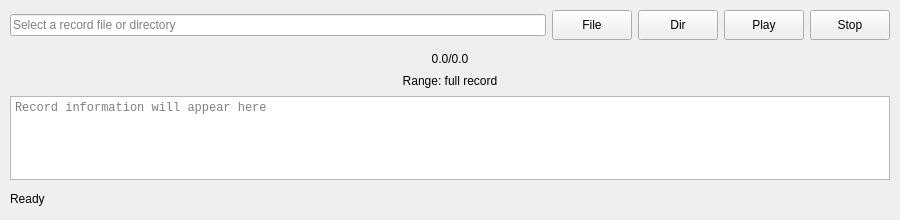
<?xml version="1.0" encoding="UTF-8"?>
<ui version="4.0">
 <class>MainWindow</class>
 <widget class="QMainWindow" name="MainWindow">
  <property name="geometry">
   <rect>
    <x>0</x>
    <y>0</y>
    <width>900</width>
    <height>220</height>
   </rect>
  </property>
  <property name="windowTitle">
   <string>Cyber Recorder GUI Simple</string>
  </property>
  <widget class="QWidget" name="centralwidget">
   <layout class="QVBoxLayout" name="verticalLayout_3">
    <property name="spacing">
     <number>8</number>
    </property>
    <property name="leftMargin">
     <number>10</number>
    </property>
    <property name="topMargin">
     <number>10</number>
    </property>
    <property name="rightMargin">
     <number>10</number>
    </property>
    <property name="bottomMargin">
     <number>10</number>
    </property>
    <item>
     <layout class="QHBoxLayout" name="horizontalLayout">
      <property name="spacing">
       <number>6</number>
      </property>
      <item>
       <widget class="QLineEdit" name="lineEdit">
        <property name="placeholderText">
         <string>Select a record file or directory</string>
        </property>
        <property name="readOnly">
         <bool>false</bool>
        </property>
       </widget>
      </item>
      <item>
       <widget class="QPushButton" name="pushButton">
        <property name="minimumSize">
         <size>
          <width>72</width>
          <height>30</height>
         </size>
        </property>
        <property name="text">
         <string>File</string>
        </property>
       </widget>
      </item>
      <item>
       <widget class="QPushButton" name="pushButton_5">
        <property name="minimumSize">
         <size>
          <width>72</width>
          <height>30</height>
         </size>
        </property>
        <property name="text">
         <string>Dir</string>
        </property>
       </widget>
      </item>
      <item>
       <widget class="QPushButton" name="pushButton_2">
        <property name="minimumSize">
         <size>
          <width>78</width>
          <height>30</height>
         </size>
        </property>
        <property name="text">
         <string>Play</string>
        </property>
       </widget>
      </item>
      <item>
       <widget class="QPushButton" name="pushButton_3">
        <property name="minimumSize">
         <size>
          <width>78</width>
          <height>30</height>
         </size>
        </property>
        <property name="text">
         <string>Stop</string>
        </property>
       </widget>
      </item>
     </layout>
    </item>
    <item>
     <layout class="QVBoxLayout" name="horizontalLayout_2">
      <property name="spacing">
       <number>4</number>
      </property>
      <item>
       <widget class="QLabel" name="label">
        <property name="minimumSize">
         <size>
          <width>0</width>
          <height>22</height>
         </size>
        </property>
        <property name="layoutDirection">
         <enum>Qt::LeftToRight</enum>
        </property>
        <property name="text">
         <string>0.0/0.0</string>
        </property>
        <property name="alignment">
         <set>Qt::AlignCenter</set>
        </property>
       </widget>
      </item>
      <item>
       <widget class="QLabel" name="rangeLabel">
        <property name="text">
         <string>Range: full record</string>
        </property>
        <property name="alignment">
         <set>Qt::AlignCenter</set>
        </property>
       </widget>
      </item>
     </layout>
    </item>
    <item>
     <layout class="QVBoxLayout" name="verticalLayout_2">
      <item>
       <widget class="QTextEdit" name="textEdit">
        <property name="font">
         <font>
          <family>Monospace</family>
         </font>
        </property>
        <property name="readOnly">
         <bool>true</bool>
        </property>
        <property name="placeholderText">
         <string>Record information will appear here</string>
        </property>
       </widget>
      </item>
      <item>
       <widget class="QLabel" name="statusLabel">
        <property name="minimumSize">
         <size>
          <width>0</width>
          <height>22</height>
         </size>
        </property>
        <property name="text">
         <string>Ready</string>
        </property>
       </widget>
      </item>
     </layout>
    </item>
   </layout>
  </widget>
 </widget>
 <resources/>
 <connections/>
</ui>
